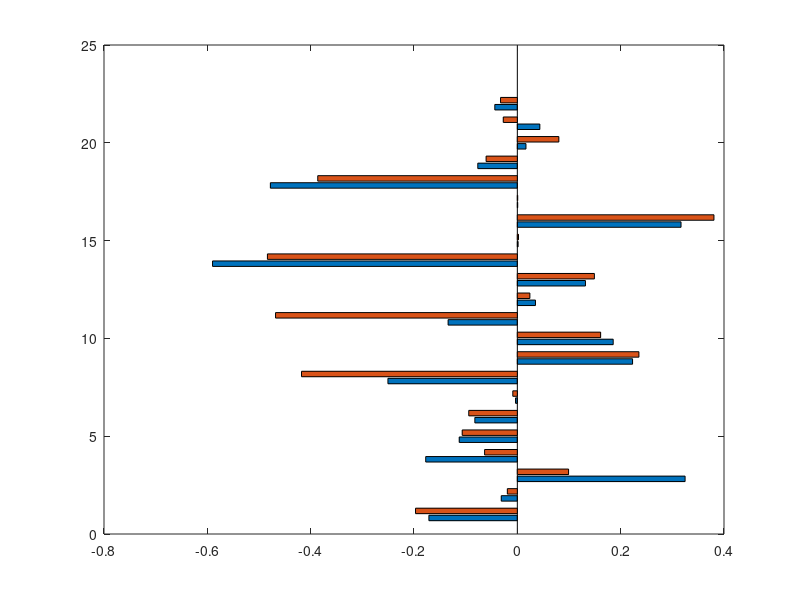

Recreate this plot in MATLAB. (Note: this script raises an error after producing the figure.)
%% Figure 2 Results
close all
clear
clc

addpath Conditions

%% Load Data
load Parameter_matrix.mat % sigma 0.1
load biomarkers_population_1000_AF.mat
all_values_AF = all_values;
load biomarkers_population_1000_nSR.mat
%ERP Data
load ERP_1SK_populaton_1ms_AF.mat
all_values_AF_ERP = cell2mat(ERP_total);
load ERP_1SK_populaton_1ms_nSR.mat
all_values_ERP = cell2mat(ERP_total);

%% Inital variables APD90
pacing_threshold_APD90 = (all_values(:,5));
pacing_threshold_AF_APD90 = (all_values_AF(:,5));

%% Inital variables CaT Amp
pacing_threshold_CaTamp = (all_values(:,11));
pacing_threshold_CaTamp_AF = (all_values_AF(:,11));

%% Inital variables ERP
pacing_threshold_ERP = (all_values_ERP(:,1));
pacing_threshold_AF_ERP = (all_values_AF_ERP(:,1));

%% Linear Regression
parameter_names = [{'GNa'},{'GClCa'},{'GCaL'},{'Gtof'},{'GKur'},{'GKr'},{'GKs'},{'GK1'},{'VNCX'},{'VNKA'}, {'GK2P'},{'GNaB'},{'GCaB'}, ...
{'GClB'},{'GKAch'},{'GNaL'},{'GKp'},{'GSK'},{'VPMCA'},{'VSERCA'},{'VRyR'},{'VRyRLeak'}];

%% Plot 1
rm_IKACH_parameters = all_parameters;  
rm_IKACH_parameters_AF = all_parameters; 

X = log(rm_IKACH_parameters);
Y = log(pacing_threshold_APD90'); 
X_AF = log(rm_IKACH_parameters_AF);
Y_AF = log(pacing_threshold_AF_APD90'); 

sel_index = ~ isnan(Y);
sel_index_AF = ~ isnan(Y_AF);

XX = zscore(X(sel_index,:));
YY = zscore(Y(sel_index));

XX_AF = zscore(X_AF(sel_index_AF,:));
YY_AF = zscore(Y_AF(sel_index_AF));

[nn, mm ] = size(XX);
[nn_AF, mm_AF ] = size(XX_AF);

New_X = [ones(nn, 1), XX];
New_X_AF = [ones(nn_AF, 1), XX_AF];

[b,bint,r,rint,stats] = regress(YY',New_X);
stats;
b_nSR = b;
bint_nSR = bint;
r_nSR = r;
rint_nSR = rint;
stats_nSR = stats;

[b,bint,r,rint,stats] = regress(YY_AF',New_X_AF);
stats;
b_AF = b;
bint_AF = bint;
r_AF = r;
rint_AF = rint;
stats_AF = stats;

n_SR_bar = b_nSR(2:end);
AF_bar = b_AF(2:end);
n_SR_AF = [n_SR_bar AF_bar];
barWidth=0.8;

figure(1)
bh = barh([n_SR_AF(:,1) n_SR_AF(:,2)], 'BarWidth', barWidth); hold on;
bh(1).FaceColor = 'k';
bh(2).FaceColor = 'r';
legend ('nSR', 'AF')
legend boxoff
set(gcf,'color','w')

[~,N_pars] = size(X);

set(gca,'YTick',1:N_pars)
set(gca,'YTickLabel',parameter_names, 'ytick', 1:(length(parameter_names)))

box off

for i = 1:N_pars
	plot ([min(b(i+1),0)-0.02, -2], [i i], ':','Color',[0.5 0.5 0.5],'linewidth',1.5, 'HandleVisibility','off'); 
end

set(gca, 'XTickLabelRotation', 90)
set(gcf, 'units','inch','position', [1,1,5.25,8])
set(gca,'Ydir','reverse')
title('Linear Regression Analysis APD90')
box off
set(gca,'YAxisLocation', 'left', 'XAxisLocation', 'bottom')
xlim([-0.6 0.4])
ax = gca;
ax.TickDir = 'out';

edges = [160:3:320];

figure(2)
hold on
m = histogram(pacing_threshold_APD90,'BinEdges',edges);
m(1).FaceColor = 'k';
l = histogram(pacing_threshold_AF_APD90,'BinEdges',edges);
l(1).FaceColor = 'r';
set(gcf, 'units','pixels','position', [93,97,500,300])
set(gcf,'color','w')

ax = gca;
ax.TickDir = 'out';
title('APD90 Population') 
xlabel('APD90 (ms)')
ylabel('Number of cells')
ylim([0 150])
legend('nSR', 'AF')
legend boxoff

%% Plot 2
rm_IKACH_parameters = all_parameters;  
rm_IKACH_parameters_AF = all_parameters; 

X = log(rm_IKACH_parameters);
Y = log(pacing_threshold_CaTamp'); 
X_AF = log(rm_IKACH_parameters_AF);
Y_AF = log(pacing_threshold_CaTamp_AF'); 

sel_index = ~ isnan(Y);
sel_index_AF = ~ isnan(Y_AF);

XX = zscore(X(sel_index,:));
YY = zscore(Y(sel_index));

XX_AF = zscore(X_AF(sel_index_AF,:));
YY_AF = zscore(Y_AF(sel_index_AF));

[nn, mm ] = size(XX);
[nn_AF, mm_AF ] = size(XX_AF);

New_X = [ones(nn, 1), XX];
New_X_AF = [ones(nn_AF, 1), XX_AF];

[b,bint,r,rint,stats] = regress(YY',New_X);
stats;
b_nSR = b;
bint_nSR = bint;
r_nSR = r;
rint_nSR = rint;
stats_nSR = stats;

[b,bint,r,rint,stats] = regress(YY_AF',New_X_AF);
stats;
b_AF = b;
bint_AF = bint;
r_AF = r;
rint_AF = rint;
stats_AF = stats;

n_SR_bar = b_nSR(2:end);
AF_bar = b_AF(2:end);
n_SR_AF = [n_SR_bar AF_bar];
barWidth=0.8;

figure(3)
bh = barh([n_SR_AF(:,1) n_SR_AF(:,2)], 'BarWidth', barWidth); hold on;
bh(1).FaceColor = 'k';
bh(2).FaceColor = 'r';
legend ('nSR', 'AF')
legend boxoff
set(gcf,'color','w')

[~,N_pars] = size(X);

set(gca,'YTick',1:N_pars)
set(gca,'YTickLabel',parameter_names, 'ytick', 1:(length(parameter_names)))

box off

for i = 1:N_pars
	plot ([min(b(i+1),0)-0.02, -2], [i i], ':','Color',[0.5 0.5 0.5],'linewidth',1.5, 'HandleVisibility','off'); 
end

set(gca, 'XTickLabelRotation', 90)
set(gcf, 'units','inch','position', [7.3854166,1.04166,5.25,8])
set(gca,'Ydir','reverse')
title('Linear Regression Analysis CaT Amp')
box off
set(gca,'YAxisLocation', 'left', 'XAxisLocation', 'bottom')
xlim([-0.5 0.8])
ax = gca;
ax.TickDir = 'out';

edges = [0:10:600];
figure(4)
hold on
m = histogram(pacing_threshold_CaTamp*1000000,'BinEdges',edges);
m(1).FaceColor = 'k';
l = histogram(pacing_threshold_CaTamp_AF*1000000,'BinEdges',edges);
l(1).FaceColor = 'r';
set(gcf, 'units','pixels','position', [710,103,500,300])
set(gcf,'color','w')

ax = gca;
ax.TickDir = 'out';
title('CaT Amp Population')
xlabel('CaT Amp (nM)')
ylabel('Number of cells')
legend('nSR', 'AF')
legend boxoff

%% Plot 3
rm_IKACH_parameters = all_parameters;  
rm_IKACH_parameters_AF = all_parameters; 

X = log(rm_IKACH_parameters);
Y = log(pacing_threshold_ERP'); 
X_AF = log(rm_IKACH_parameters_AF);
Y_AF = log(pacing_threshold_AF_ERP'); 

sel_index = ~ isnan(Y);
sel_index_AF = ~ isnan(Y_AF);

XX = zscore(X(sel_index,:));
YY = zscore(Y(sel_index));

XX_AF = zscore(X_AF(sel_index_AF,:));
YY_AF = zscore(Y_AF(sel_index_AF));

[nn, mm ] = size(XX);
[nn_AF, mm_AF ] = size(XX_AF);

New_X = [ones(nn, 1), XX];
New_X_AF = [ones(nn_AF, 1), XX_AF];

[b,bint,r,rint,stats] = regress(YY',New_X);
stats;
b_nSR = b;
bint_nSR = bint;
r_nSR = r;
rint_nSR = rint;
stats_nSR = stats;

[b,bint,r,rint,stats] = regress(YY_AF',New_X_AF);
stats;
b_AF = b;
bint_AF = bint;
r_AF = r;
rint_AF = rint;
stats_AF = stats;

n_SR_bar = b_nSR(2:end);
AF_bar = b_AF(2:end);
n_SR_AF = [n_SR_bar AF_bar];
barWidth=0.8;

figure(5)
bh = barh([n_SR_AF(:,1) n_SR_AF(:,2)], 'BarWidth', barWidth); hold on;
bh(1).FaceColor = 'k';
bh(2).FaceColor = 'r';
legend ('nSR', 'AF')
legend boxoff
set(gcf,'color','w')

[~,N_pars] = size(X);

set(gca,'YTick',1:N_pars)
set(gca,'YTickLabel',parameter_names, 'ytick', 1:(length(parameter_names)))

box off

for i = 1:N_pars
	plot ([min(b(i+1),0)-0.02, -2], [i i], ':','Color',[0.5 0.5 0.5],'linewidth',1.5, 'HandleVisibility','off'); 
end

set(gca, 'XTickLabelRotation', 90)
set(gcf, 'units','inch','position', [14.6979166,0.979,5.2499,7.9999])
set(gca,'Ydir','reverse')
title('Linear Regression Analysis ERP')
box off
set(gca,'YAxisLocation', 'left', 'XAxisLocation', 'bottom')
xlim([-0.6 0.4])
ax = gca;
ax.TickDir = 'out';

edges = [150:2.5:350];
figure(6)
hold on
m = histogram(pacing_threshold_ERP,'BinEdges',edges);
m(1).FaceColor = 'k';
l = histogram(pacing_threshold_AF_ERP,'BinEdges',edges);
l(1).FaceColor = 'r';
set(gcf, 'units','pixels','position', [1411,97,500,293])
set(gcf,'color','w')

ax = gca;
ax.TickDir = 'out';
title('ERP Population')
xlabel('ERP (ms)')
ylabel('Number of cells')
legend('nSR', 'AF')
legend boxoff
